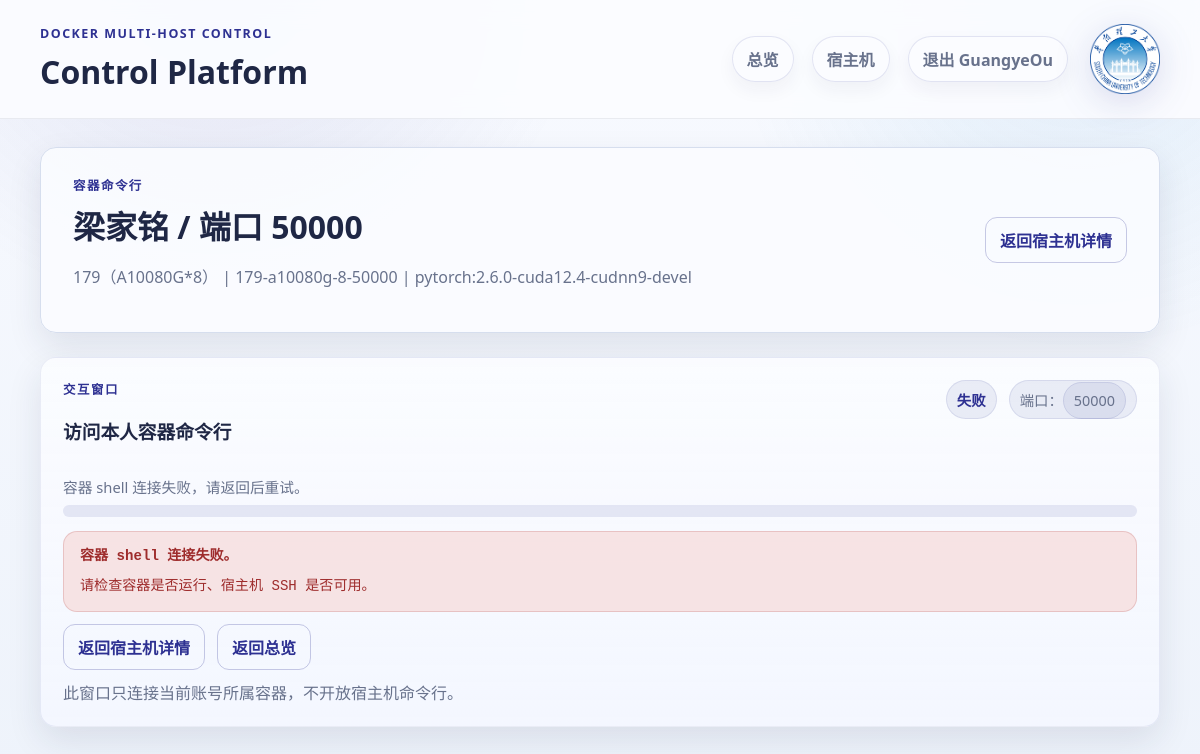
Page /allocations/19/terminal (signed in) on the committed database.
### app/models.py (models this page shows)
class TimestampMixin:
    created_at: Mapped[datetime] = mapped_column(DateTime, default=datetime.utcnow)
    updated_at: Mapped[datetime] = mapped_column(
        DateTime,
        default=datetime.utcnow,
        onupdate=datetime.utcnow,
    )

class AdminUser(TimestampMixin, Base):
    __tablename__ = "admin_users"
    id: Mapped[int] = mapped_column(Integer, primary_key=True, index=True)
    account: Mapped[str] = mapped_column(String(100), unique=True, nullable=False, index=True)
    password_hash: Mapped[str] = mapped_column(String(255), nullable=False)
    email: Mapped[str] = mapped_column(String(255), nullable=False)
    student_id: Mapped[str] = mapped_column(String(100), nullable=False)
    status: Mapped[str] = mapped_column(String(20), default=AdminStatus.PENDING.value, index=True)
    approved_by: Mapped[str | None] = mapped_column(String(100), nullable=True)
    approved_at: Mapped[datetime | None] = mapped_column(DateTime, nullable=True)
    revoked_at: Mapped[datetime | None] = mapped_column(DateTime, nullable=True)

class Allocation(TimestampMixin, Base):
    __tablename__ = "allocations"
    id: Mapped[int] = mapped_column(Integer, primary_key=True, index=True)
    host_id: Mapped[int] = mapped_column(ForeignKey("managed_hosts.id"), index=True)
    host_port: Mapped[int] = mapped_column(Integer, index=True)
    container_name: Mapped[str] = mapped_column(String(120), unique=True, nullable=False)
    image_name: Mapped[str] = mapped_column(String(255), nullable=False)
    assignee: Mapped[str] = mapped_column(String(255), nullable=False)
    purpose: Mapped[str] = mapped_column(Text, nullable=False)
    root_password: Mapped[str] = mapped_column(String(255), nullable=False)
    cpu_limit_cores: Mapped[float] = mapped_column(Float, default=4.0)
    memory_limit_gb: Mapped[float] = mapped_column(Float, default=32.0)
    workspace_limit_gb: Mapped[float] = mapped_column(Float, default=200.0)
    status: Mapped[str] = mapped_column(String(20), default=AllocationStatus.PENDING.value)
    shared_mnt_enabled: Mapped[bool] = mapped_column(Boolean, default=True)
    all_gpus_visible: Mapped[bool] = mapped_column(Boolean, default=True)
    x11_enabled: Mapped[bool] = mapped_column(Boolean, default=True)
    extra_mounts: Mapped[str | None] = mapped_column(Text, nullable=True)
    snapshot_policy_override: Mapped[bool] = mapped_column(Boolean, default=False)
    snapshot_keep_count: Mapped[int | None] = mapped_column(Integer, nullable=True)
    snapshot_interval_days: Mapped[int | None] = mapped_column(Integer, nullable=True)
    pending_rebuild: Mapped[bool] = mapped_column(Boolean, default=False)
    pending_rebuild_reason: Mapped[str | None] = mapped_column(Text, nullable=True)
    notes: Mapped[str | None] = mapped_column(Text, nullable=True)
    host: Mapped["ManagedHost"] = relationship(back_populates="allocations")
    snapshots: Mapped[list["SnapshotRecord"]] = relationship(
        back_populates="allocation",
        cascade="all, delete-orphan",
    )

class ManagedHost(TimestampMixin, Base):
    __tablename__ = "managed_hosts"
    id: Mapped[int] = mapped_column(Integer, primary_key=True, index=True)
    name: Mapped[str] = mapped_column(String(100), unique=True, nullable=False)
    address: Mapped[str] = mapped_column(String(255), nullable=False, default="127.0.0.1")
    ssh_port: Mapped[int] = mapped_column(Integer, default=22)
    ssh_user: Mapped[str] = mapped_column(String(100), default="root")
    auth_type: Mapped[str] = mapped_column(String(20), default=AuthType.LOCAL.value)
    ssh_password: Mapped[str | None] = mapped_column(String(255), nullable=True)
    ssh_key_path: Mapped[str | None] = mapped_column(String(255), nullable=True)
    is_local: Mapped[bool] = mapped_column(Boolean, default=False)
    enabled: Mapped[bool] = mapped_column(Boolean, default=True)
    port_start: Mapped[int] = mapped_column(Integer, default=50000)
    port_end: Mapped[int] = mapped_column(Integer, default=50050)
    workspace_root: Mapped[str] = mapped_column(String(255), default="/workspace/tenants")
    shared_mnt_path: Mapped[str] = mapped_column(String(255), default="/mnt")
    snapshot_root: Mapped[str] = mapped_column(
        String(255),
        default="/mnt/docker_platform_snapshots",
    )
    reserve_cpu_cores: Mapped[float] = mapped_column(Float, default=0.0)
    reserve_memory_gb: Mapped[float] = mapped_column(Float, default=0.0)
    reserve_disk_gb: Mapped[float] = mapped_column(Float, default=0.0)
    default_user_share: Mapped[int] = mapped_column(Integer, default=10)
    snapshot_keep_count: Mapped[int] = mapped_column(Integer, default=2)
    snapshot_interval_days: Mapped[int] = mapped_column(Integer, default=14)
    workspace_limit_mode: Mapped[str] = mapped_column(String(40), default="metadata_only")
    cached_images: Mapped[str | None] = mapped_column(Text, nullable=True)
    notes: Mapped[str | None] = mapped_column(Text, nullable=True)
    allocations: Mapped[list["Allocation"]] = relationship(
        back_populates="host",
        cascade="all, delete-orphan",
    )
    status_cache: Mapped["HostStatusCache | None"] = relationship(
        back_populates="host",
        cascade="all, delete-orphan",
        uselist=False,
    )

### app/routes/web.py (the view)
@router.get("/allocations/{allocation_id}/terminal")
def allocation_terminal(request: Request, allocation_id: int):
    db: Session = SessionLocal()
    try:
        allocation = _require_allocation(db, allocation_id)
        owner_response = allocation_owner_response(request, allocation)
        if owner_response:
            return owner_response
        terminal_account = ""
        admin = getattr(request.state, "admin", None)
        platform_user = getattr(request.state, "platform_user", None)
        if admin:
            terminal_account = admin.get("account", "")
        elif platform_user:
            terminal_account = platform_user.get("account", "")
        return render(
            request,
            "container_terminal.html",
            {
                "settings": settings,
                "allocation": allocation,
                "host": allocation.host,
                "terminal_token": sign_terminal_token(terminal_account, "allocation", allocation.id),
            },
        )
    except ValueError:
        return RedirectResponse("/?error=未找到容器分配记录。", status_code=303)
    finally:
        db.close()

### templates/container_terminal.html (shortened to what this page needs)
{% extends "base.html" %}
{% block content %}
<section class="hero compact">
    <div>
        <p class="eyebrow">容器命令行</p>
        <h2>{{ allocation.assignee }} / 端口 {{ allocation.host_port }}</h2>
        <p class="muted">{{ host.name }} | {{ allocation.container_name }} | {{ allocation.image_name }}</p>
    </div>
    <div class="hero-actions">
        <a class="button secondary" href="/hosts/{{ host.id }}">返回宿主机详情</a>
    </div>
</section>
<section class="terminal-shell">
    <div class="terminal-head">
        <div>
            <p class="eyebrow">交互窗口</p>
            <h3>访问本人容器命令行</h3>
        </div>
        <div class="compute-overview-kpis">
            <span><strong id="terminal-state">等待连接</strong></span>
            <span>端口：<span>{{ allocation.host_port }}</span></span>
        </div>
    </div>
    <div id="terminal-progress" class="terminal-progress">
        <div class="progress-label" id="terminal-progress-label">正在建立容器终端...</div>
        <div class="progress-bar">
        </div>
    </div>
    <div id="terminal-error" class="terminal-error hidden"></div>
    <div id="terminal-error-actions" class="hero-actions hidden">
        <a class="button secondary" href="/hosts/{{ host.id }}">返回宿主机详情</a>
        <a class="button secondary" href="/">返回总览</a>
    </div>
    <p class="terminal-tip muted">此窗口只连接当前账号所属容器，不开放宿主机命令行。</p>
</section>
{% endblock %}

### templates/base.html (shortened to what this page needs)
<!DOCTYPE html>
<html lang="zh-CN">
<head>
    <link rel="stylesheet" href="/static/css/app.css">
</head>
<body>
    <header class="topbar">
        <div>
            <p class="eyebrow">Docker Multi-Host Control</p>
            <h1>{{ settings.app_name }}</h1>
        </div>
        <div class="topbar-right">
            <nav class="topnav">
                <a class="nav-chip" href="/">总览</a>
                {% if admin %}
                <a class="nav-chip" href="/hosts">宿主机</a>
                {% endif %}
                {% if admin %}
                <form method="post" action="/logout">
                    <button class="nav-chip nav-button" type="submit">退出 {{ admin.get('account') }}</button>
                </form>
                {% elif platform_user %}
                <form method="post" action="/logout">
                    <button class="nav-chip nav-button" type="submit">退出 {{ platform_user.get('account') }}</button>
                </form>
                {% else %}
                <a class="nav-chip" href="/login">管理员登录</a>
                <a class="nav-chip" href="/user-login">使用者登录</a>
                {% endif %}
            </nav>
            <img class="topbar-logo" src="/static/img/scut-emblem.png" alt="华南理工大学校徽">
        </div>
    </header>
    <main class="layout">
        {% block content %}{% endblock %}
    </main>
</body>
</html>

### static/css/app.css (style rules this page uses)
:root { --bg: #eef3fb; --panel: #fbfcff; --panel-strong: #fff; --text: #1f2745; --muted: #68728c; --accent: #2e3192; --accent-2: #0d7fc4; --accent-soft: #e3effc; --warn: #a45f22; --warn-soft: #f4e3d0; --bad: #9e2c2c; --bad-soft: #f7dddd; --border: #d6deee; --shadow: 0 14px 34px rgba(31, 39, 69, 0.1); --radius: 16px; --font-ui: "HarmonyOS Sans SC", "MiSans", "PingFang SC", "Microsoft YaHei UI", "Noto Sans SC", "Segoe UI", sans-serif; --font-mono: "JetBrains Mono", "SFMono-Regular", "Cascadia Mono", monospace; }
* { box-sizing: border-box; }
body { margin: 0; font-family: var(--font-ui); background: radial-gradient(circle at 18% -8%, rgba(46, 49, 146, 0.12), transparent 24rem), radial-gradient(circle at 90% 0%, rgba(13, 127, 196, 0.1), transparent 22rem), linear-gradient(180deg, #f8faff, var(--bg)); color: var(--text); }
a { color: inherit; }
.topbar { display: flex; justify-content: space-between; align-items: center; padding: 24px 40px; border-bottom: 1px solid rgba(31, 39, 69, 0.08); background: rgba(251, 252, 255, 0.92); backdrop-filter: blur(12px); position: sticky; top: 0; z-index: 10; }
.topbar-right { display: flex; align-items: center; justify-content: flex-end; gap: 22px; }
.topbar-logo { width: 70px; height: 70px; object-fit: contain; flex: 0 0 auto; filter: drop-shadow(0 8px 18px rgba(46, 49, 146, 0.16)); }
.topbar h1, .hero h2, .panel h2, .panel h3, .card h3 { margin: 0; font-family: var(--font-ui); font-weight: 600; }
.topnav { display: flex; gap: 18px; align-items: center; }
.topnav a { text-decoration: none; color: var(--muted); font-weight: 700; }
.topnav form { margin: 0; }
.nav-button { border: 0; background: transparent; color: var(--muted); cursor: pointer; font: inherit; font-weight: 700; padding: 0; }
.nav-chip { display: inline-flex; align-items: center; gap: 8px; padding: 10px 14px; border-radius: 999px; border: 1px solid rgba(46, 49, 146, 0.12); background: rgba(251, 252, 255, 0.94); box-shadow: 0 8px 18px rgba(31, 39, 69, 0.05); text-decoration: none; transition: transform 0.18s ease, border-color 0.18s ease, box-shadow 0.18s ease; }
.nav-chip.nav-button { font-weight: 700; color: var(--muted); }
.layout { padding: 28px 40px 48px; }
.eyebrow { margin: 0 0 8px; color: var(--accent); text-transform: uppercase; letter-spacing: 0.12em; font-size: 0.78rem; font-weight: 700; }
.muted { color: var(--muted); }
.hero, .panel, .card, .banner { background: rgba(251, 252, 255, 0.9); border: 1px solid var(--border); border-radius: var(--radius); box-shadow: var(--shadow); }
.hero { padding: 28px 32px; margin-bottom: 24px; }
.hero.compact { display: flex; justify-content: space-between; align-items: center; }
.hero h2 { margin-bottom: 10px; font-size: 2rem; }
.hero-actions { display: flex; gap: 12px; }
.progress-label { color: var(--muted); font-size: 0.92rem; margin-bottom: 8px; }
.progress-bar { width: 100%; height: 12px; border-radius: 999px; background: rgba(46, 49, 146, 0.1); overflow: hidden; }
.button { display: inline-flex; align-items: center; justify-content: center; border: none; border-radius: 12px; padding: 10px 14px; background: var(--accent); color: #fff; font-weight: 700; text-decoration: none; cursor: pointer; }
.button.secondary { background: transparent; color: var(--accent); border: 1px solid rgba(46, 49, 146, 0.25); }
.terminal-shell { padding: 22px; border-radius: var(--radius); border: 1px solid rgba(46, 49, 146, 0.08); background: linear-gradient(180deg, rgba(251, 252, 255, 0.92), rgba(244, 247, 255, 0.84)); box-shadow: var(--shadow); }
.terminal-head { display: flex; justify-content: space-between; gap: 18px; align-items: flex-start; margin-bottom: 14px; }
.terminal-progress { margin-bottom: 14px; }
.terminal-error { margin-bottom: 12px; padding: 14px 16px; border-radius: 14px; border: 1px solid rgba(158, 44, 44, 0.18); background: rgba(247, 221, 221, 0.78); color: var(--bad); font-family: var(--font-mono); font-size: 0.88rem; line-height: 1.5; }
.terminal-tip { margin: 10px 0 0; }
.compute-overview-kpis { display: flex; gap: 12px; flex-wrap: wrap; justify-content: flex-end; color: var(--muted); }
.compute-overview-kpis span { padding: 8px 10px; border-radius: 999px; background: rgba(46, 49, 146, 0.08); border: 1px solid rgba(46, 49, 146, 0.1); font-size: 0.9rem; }
.compute-overview-kpis strong { color: var(--accent); }

### rows in the picture
AdminUser: get "GuangyeOu"
Allocation: assignee "梁家铭", host_port "50000", container_name "179-a10080g-8-50000", image_name "pytorch:2.6.0-cuda12.4-cudnn9-devel"
ManagedHost: name "179（A10080G*8）"

### other values in the picture
{{ settings.app_name }} "Control Platform"
